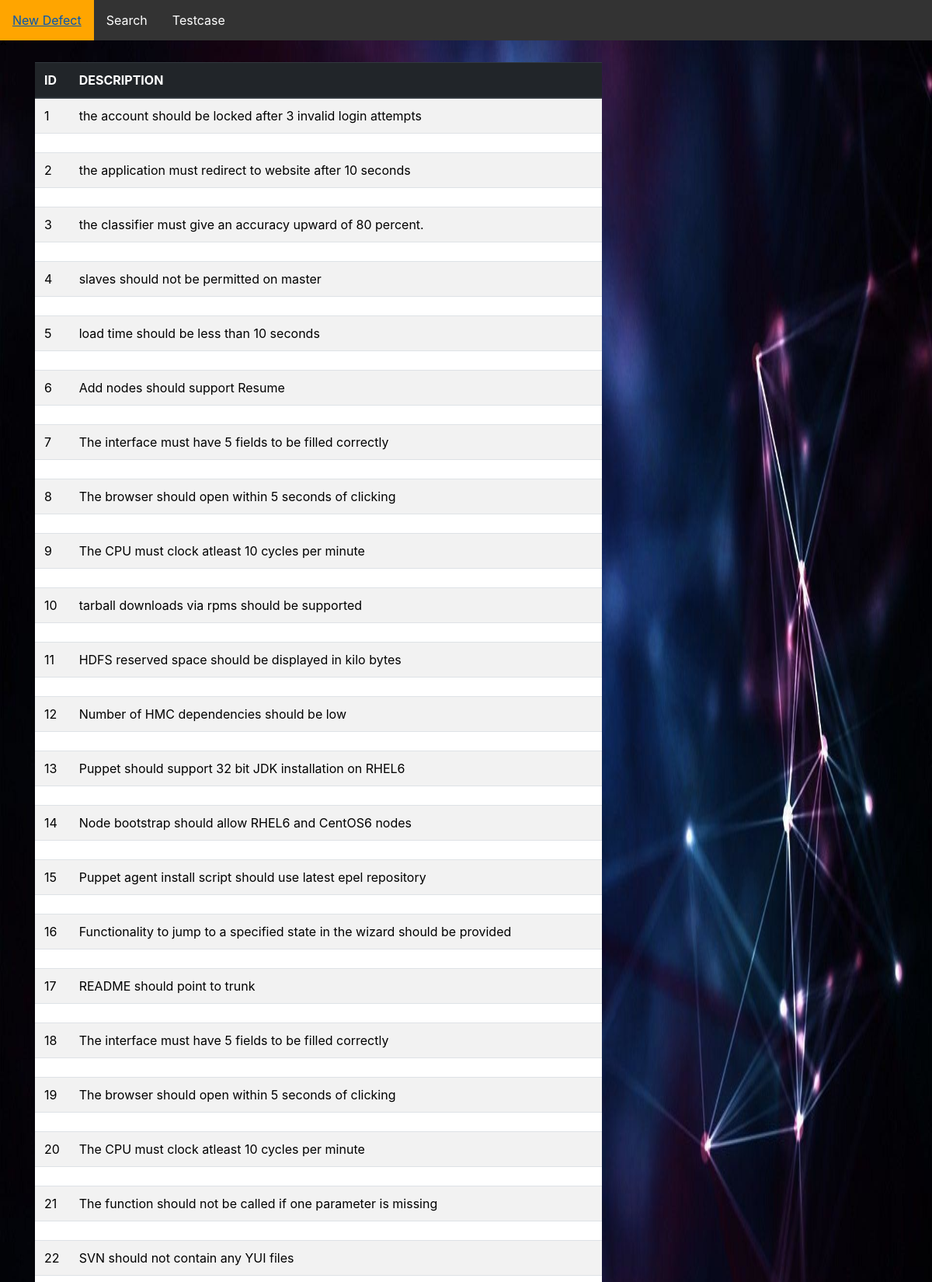
The page /testcase (upper part) on the database its author committed.
### UI/models.py (models this page shows, shortened)
class Requirements(models.Model):
    id_number = models.IntegerField(primary_key=True,default=number)
    description = models.TextField(default="")

### UI/views.py (the view)
# urls.py: path('testcase',viewClass().testcase,name='testcase'),
    def testcase(self, request):
        data = Requirements.objects.all()
        return render(request, 'UI/page_testcase.html', {'data': data})

### UI/templates/UI/page_testcase.html (shortened to what this page needs)
{% extends 'UI/page.html' %}
{% block content %}
<table id="table" name="table" class="table table-striped" style="color:black; background:white">
    <thead class="thead-dark">
        <tr>
            <th>ID</th>
            <th>DESCRIPTION</th>
        </tr>
    </thead>
    <tbody>
    {% for item in data %}
    <tr>
        <td>{{ item.id_number }}</td>
        <td>{{ item.description }}</td>
    </tr>
    <tr><td colspan="2">
    </td>
    </tr>
    {% endfor %}
    </tbody>
</table>
{% endblock %}

### UI/templates/UI/page.html (shortened to what this page needs)
{% load static %}
<html>
    <head>
        <link rel="stylesheet" href="https://maxcdn.bootstrapcdn.com/bootstrap/4.0.0-beta/css/bootstrap.min.css">
        <link rel="stylesheet" href="http://code.jquery.com/ui/1.8.18/themes/base/jquery-ui.css" type="text/css" media="all" />
    </head>
    <body class="wp">
        <p style="color:black;">x</p>
        <p style="color:black;">x</p>
        <ul>
          <li><a class="active" href="/">New Defect</a></li>
          <li><a href="{% url 'search' %}">Search</a></li>
          <li><a href="{% url 'testcase' %}">Testcase</a></li>
          <li id="helloworld" class="b" style="color:orange">Welcome, Please enter the issue</li>
        </ul>
        <div class="content container ">
            <div class="row">
                <div class="col-md-8 ">
                    {% block content %}
                    {% endblock %}
                </div>
            </div>
        </div>
    </body>
</html>

### rows shown on the page
Requirements: id_number "1", description "the account should be locked after 3 invalid login attempts"
Requirements: id_number "2", description "the application must redirect to website after 10 seconds"
Requirements: id_number "3", description "the classifier must give an accuracy upward of 80 percent."
Requirements: id_number "4", description "slaves should not be permitted on master"
Requirements: id_number "5", description "load time should be less than 10 seconds"
Requirements: id_number "6", description "Add nodes should support Resume"
Requirements: id_number "7", description "The interface must have 5 fields to be filled correctly"
Requirements: id_number "8", description "The browser should open within 5 seconds of clicking"
Requirements: id_number "9", description "The CPU must clock atleast 10 cycles per minute"
Requirements: id_number "10", description "tarball downloads via rpms should be supported"
Requirements: id_number "11", description "HDFS reserved space should be displayed in kilo bytes"
Requirements: id_number "12", description "Number of HMC dependencies should be low"
Requirements: id_number "13", description "Puppet should support 32 bit JDK installation on RHEL6"
Requirements: id_number "14", description "Node bootstrap should allow RHEL6 and CentOS6 nodes"
Requirements: id_number "15", description "Puppet agent install script should use latest epel repository"
Requirements: id_number "16", description "Functionality to jump to a specified state in the wizard should be provided"
Requirements: id_number "17", description "README should point to trunk"
Requirements: id_number "18", description "The interface must have 5 fields to be filled correctly"
Requirements: id_number "19", description "The browser should open within 5 seconds of clicking"
Requirements: id_number "20", description "The CPU must clock atleast 10 cycles per minute"
Requirements: id_number "21", description "The function should not be called if one parameter is missing"
Requirements: id_number "22", description "SVN should not contain any YUI files"
